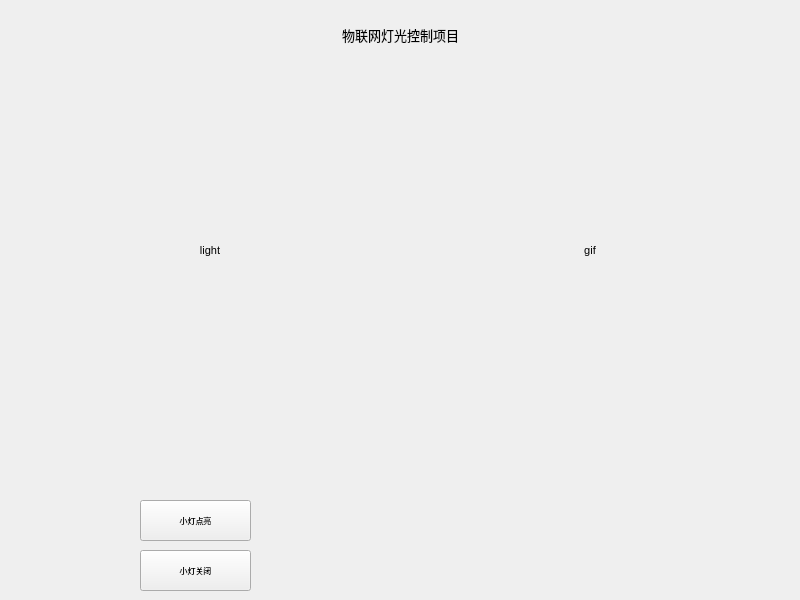
<?xml version="1.0" encoding="UTF-8"?>
<ui version="4.0">
 <class>Widget</class>
 <widget class="QWidget" name="Widget">
  <property name="geometry">
   <rect>
    <x>0</x>
    <y>0</y>
    <width>800</width>
    <height>600</height>
   </rect>
  </property>
  <property name="font">
   <font>
    <pointsize>8</pointsize>
   </font>
  </property>
  <property name="windowTitle">
   <string>Widget</string>
  </property>
  <widget class="QLabel" name="label">
   <property name="geometry">
    <rect>
     <x>260</x>
     <y>10</y>
     <width>281</width>
     <height>51</height>
    </rect>
   </property>
   <property name="font">
    <font>
     <family>Agency FB</family>
     <pointsize>8</pointsize>
    </font>
   </property>
   <property name="text">
    <string>&lt;html&gt;&lt;head/&gt;&lt;body&gt;&lt;p&gt;&lt;span style=&quot; font-size:10pt;&quot;&gt;物联网灯光控制项目&lt;/span&gt;&lt;/p&gt;&lt;/body&gt;&lt;/html&gt;</string>
   </property>
   <property name="alignment">
    <set>Qt::AlignCenter</set>
   </property>
  </widget>
  <widget class="QLabel" name="label_2">
   <property name="geometry">
    <rect>
     <x>20</x>
     <y>50</y>
     <width>380</width>
     <height>400</height>
    </rect>
   </property>
   <property name="text">
    <string>light</string>
   </property>
   <property name="alignment">
    <set>Qt::AlignCenter</set>
   </property>
  </widget>
  <widget class="QLabel" name="label_3">
   <property name="geometry">
    <rect>
     <x>390</x>
     <y>50</y>
     <width>400</width>
     <height>400</height>
    </rect>
   </property>
   <property name="text">
    <string>gif</string>
   </property>
   <property name="alignment">
    <set>Qt::AlignCenter</set>
   </property>
  </widget>
  <widget class="QPushButton" name="pushButton">
   <property name="geometry">
    <rect>
     <x>140</x>
     <y>500</y>
     <width>111</width>
     <height>41</height>
    </rect>
   </property>
   <property name="font">
    <font>
     <family>Agency FB</family>
     <pointsize>6</pointsize>
    </font>
   </property>
   <property name="text">
    <string>小灯点亮</string>
   </property>
   <property name="iconSize">
    <size>
     <width>10</width>
     <height>10</height>
    </size>
   </property>
  </widget>
  <widget class="QPushButton" name="pushButton_2">
   <property name="geometry">
    <rect>
     <x>140</x>
     <y>550</y>
     <width>111</width>
     <height>41</height>
    </rect>
   </property>
   <property name="font">
    <font>
     <family>Agency FB</family>
     <pointsize>6</pointsize>
    </font>
   </property>
   <property name="text">
    <string>小灯关闭</string>
   </property>
   <property name="iconSize">
    <size>
     <width>10</width>
     <height>10</height>
    </size>
   </property>
  </widget>
 </widget>
 <resources/>
 <connections/>
</ui>
